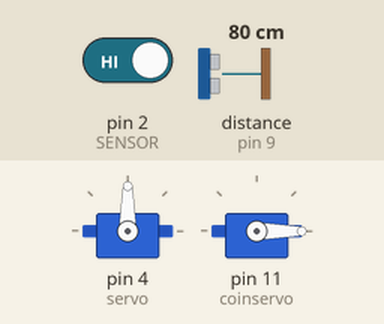
Simulated run of this sketch. Board: Arduino Uno, built with avr-gcc and run on an emulated ATmega328P. Parts: 2 × servo. Wiring (inferred from the names in the program): ultrasonic range finder: trigger pin 3; echo pin 9. The inputs (shaded band) are chosen by the test bench; at power-on: distance to the obstacle (sensor on pin 9) 80 cm, pin 2 (SENSOR) HIGH. The echo pulse lasts 58.3 µs per cm; what the sketch prints to the serial monitor is not drawn.

Above: at 1.3 s.
1.4 s: distance to the obstacle (sensor on pin 9) set to 18 cm
3.5 s: distance to the obstacle (sensor on pin 9) set to 14 cm
At 5.5 s:
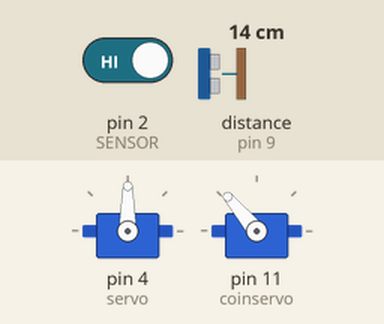
6.5 s: pin 2 (SENSOR) driven LOW
12.5 s: pin 2 (SENSOR) driven HIGH
At 15.3 s:
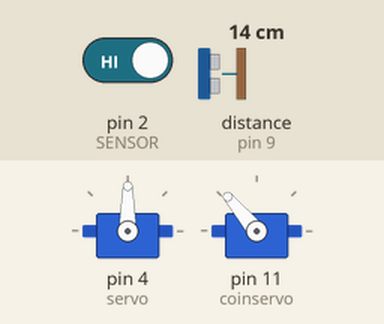
15.5 s: distance to the obstacle (sensor on pin 9) set to 35 cm
At 17.5 s:
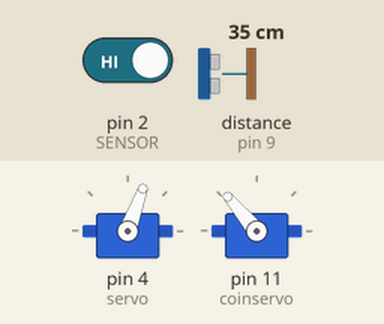
Timing chart, 0 to 19.2 s (numbered marks = the images above; inputs shaded):
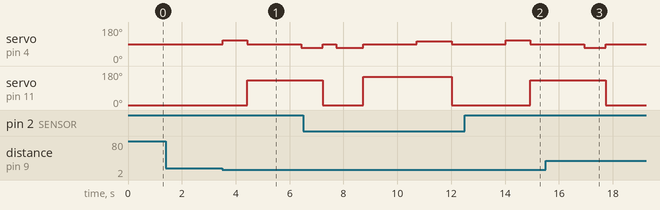

The sketch:

code.ino
```cpp
#include <Servo.h>

#define trigPin 3
#define echoPin 9
#define SENSOR 2

Servo servo;
Servo coinservo;

void setup() {
 Serial.begin(9600);
 pinMode(trigPin, OUTPUT);
 pinMode(echoPin, INPUT);
 servo.attach(4);
 coinservo.attach(11);
 coinservo.write(0);
 pinMode(SENSOR, INPUT);
}

void loop() {
 long duration, distance;
 int L =digitalRead(SENSOR);// read the sensor
 digitalWrite(trigPin, LOW);
 delayMicroseconds(2);
 digitalWrite(trigPin, HIGH);
 delayMicroseconds(10);
 digitalWrite(trigPin, LOW);

 Serial.println(L);
  duration = pulseIn(echoPin, HIGH);
 distance = (duration / 2) / 29.1;

 if (distance < 15 && L == 0) {
   Serial.println("The distance is less than 10");
   Serial.print(" & Metal is detected");
   servo.write(70);
   delay(1000);
   servo.write(90);
   coinservo.write(150);
   delay(2000);
   servo.write(105);
   delay(1300);
   servo.write(90);
   coinservo.write(0);
   delay(1500);

 }else if (distance < 15 && L == 1){
   Serial.println("The distance is less than 10");
   Serial.print(" & Non-metal is detected");
   servo.write(110);
   delay(900);
   servo.write(90);
   coinservo.write(130);
   delay(2000);
   servo.write(70);
   delay(800);
   servo.write(90);
   Serial.print(" & Non-metal is detected");

   coinservo.write(0);

 }else {
   // servo.write(0);
 }
  if (distance > 60 || distance <= 0) {
   Serial.println("All Clear");
 } else {
   Serial.print(distance);
   Serial.println(" cm");
 }
  delay(500);
}
```

Measured:
- the behaviour switches between 16 and 15 cm on distance to the obstacle (sensor on pin 9) (found by bisection; images 0 and 1)
- after the input at 1.4 s, every drawn part: stays the same
- after the input at 3.5 s, servo on pin 4 (servo): 90° → 110° at once, → 90° 0.90 s later, → 70° 2.0 s later; servo on pin 11 (coinservo): 0° → 130° after 0.93 s
- after the input at 12.5 s, servo on pin 11 (coinservo): 0° → 130° after 2.4 s
- after the input at 15.5 s, servo on pin 4 (servo): goes on until 17.7 s, then stays 90°
